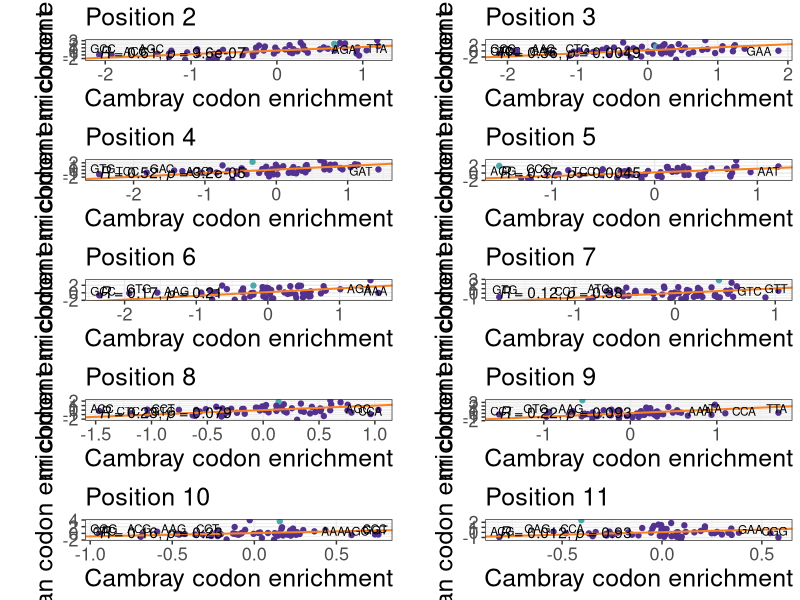

Reproduce this figure in R.

library(gridExtra)
library(grid)
library(ggplot2)
library(lattice)
library(ggrepel)
library(ggpubr)
library(glue)


#read in dataframes (already aligned)
cdf <- read.csv('Cambray_LObypos.csv', header=TRUE)
colnames(cdf)[3:12] <- c(2:11)

gdf <- read.csv('Goodman_LObypos.csv', header=TRUE)
colnames(gdf)[3:12] <- c(2:11)



#initialise empty dataframe
df_all <- data.frame(matrix(ncol=4,nrow=0, dimnames=list(NULL, c("codon", "cam_logodds", "good_logodds", "position"))))

#create dataframe in long form
for(n in 3:12){
  cam_logodds <- cdf[,n]
  good_logodds <- gdf[,n]
  codon <- cdf[,1]
  ccol_pos <- colnames(cdf[n])
  ccol_name <- paste(c('position'), ccol_pos, sep='')
  temp_df <- data.frame(cbind(codon, cam_logodds, good_logodds))
  temp_df$position <- ccol_name
  df_all <- data.frame(rbind(df_all, temp_df))
}

df_all <- na.omit(df_all)
df_all$cam_logodds <- as.numeric(df_all$cam_logodds)
df_all$good_logodds <- as.numeric(df_all$good_logodds)
df_all$codon <- toupper(df_all$codon)



#define function that will generate plots for each given position
#uses method 2 pca for line, otherwise strange
plotter <- function(n){
  pos_name <- paste(c('position'), n, sep='')
  pos_title <- paste(c('Position'), n, sep=' ')
  df_sec <- df_all[df_all$position == pos_name,]
  df_sec$status <- c('normal')
  df_sec[df_sec$codon == 'AGG',]$status <- 'funky'
  cols <- c('normal' = '#53318E', 'funky'='#4DA9AB')
  
  pca_res <- prcomp(df_sec[, c('cam_logodds', 'good_logodds')], scale.=TRUE)
  slope <- pca_res$rotation[2, 1] / pca_res$rotation[1, 1]
  mean_x <- mean(df_sec[['cam_logodds']], na.rm = TRUE)
  mean_y <- mean(df_sec[['good_logodds']], na.rm = TRUE)
  intercept <- mean_y - slope * mean_x
  res <- ggplot(df_sec, aes(x=cam_logodds, y=good_logodds, label=codon)) + 
    #geom_point(aes(color=status), pch=21) + 
    geom_point(aes(color=status)) + 
    theme_bw() + 
    labs(title=paste(pos_title), x=c('Cambray codon enrichment'), y=c('\nGoodman codon enrichment')) + 
    geom_abline(slope = slope, intercept = intercept, color = "#F68224", linewidth=0.7) +  
    stat_cor(method="spearman", label.x.npc = "left") + geom_text_repel(size=3) + 
    scale_color_manual(values = cols) + 
    theme(legend.position='none', 
          axis.title.x=element_text(size=18), axis.title.y=element_text(size=18),
          axis.text.x=element_text(size=13), axis.text.y=element_text(size=13),
          plot.title=element_text(size=18))
  
  return(res)
}


#empty list of plots
plotz <- list()
#fill empty list of plots
for(n in 2:11){
  plowt_name <- paste(c('Position'), n, sep='')
  assign(plowt_name, plotter(n))
  plotz[[plowt_name]] <- plotter(n)
}

#put out plot list to pdf
pdf("Fig3.pdf", width=15, height=35)
grid.arrange(grobs = plotz, ncol=2, nrow=5)
dev.off()


